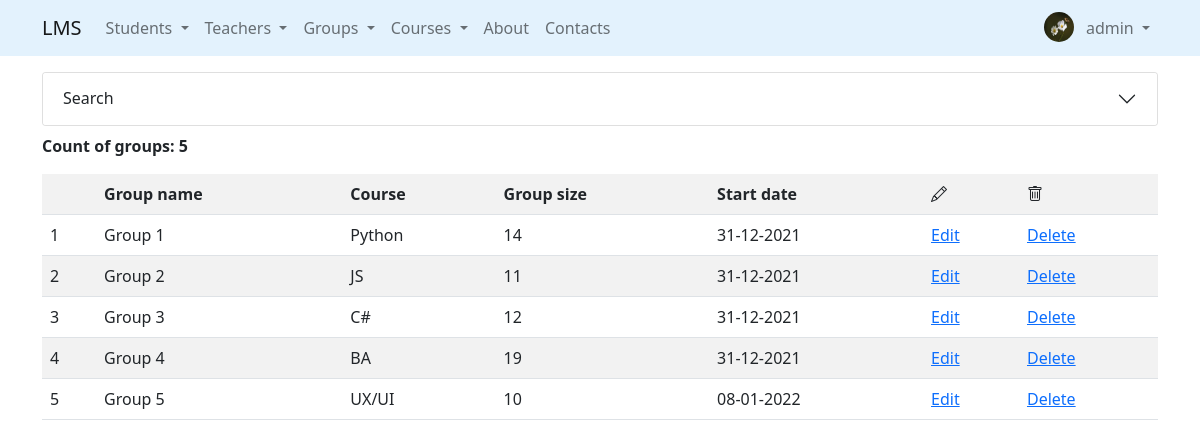
Page /groups/ (signed in) on the committed database.
### accounts/models.py (models this page shows, shortened)
class Profile(models.Model):
    user = models.OneToOneField(to=User, on_delete=models.CASCADE, related_name='profile')
    birthday = models.DateField(null=True, blank=True)
    city = models.CharField(max_length=50, null=True, blank=True)
    avatar = models.ImageField(null=True, blank=True, default='default.png', upload_to='avatars/')

### groups/models.py (models this page shows, shortened)
class Group(models.Model):
    group_name = models.CharField(
        max_length=100,
        validators=[MinLengthValidator(2)]
    )
    course = models.OneToOneField(
        'courses.Course',
        on_delete=models.SET_NULL,
        null=True,
        related_name='course'
    )
    group_size = models.IntegerField()
    start_date = models.DateField(default=datetime.date.today)
    headman = models.OneToOneField(
        'students.Students',
        on_delete=models.SET_NULL,
        null=True,
        related_name='headman_group'
    )
    teachers_gr = models.ManyToManyField(
        to='teachers.Teacher',
        related_name='groups'
    )

### courses/models.py (models this page shows)
class Course(models.Model):
    name = models.CharField(
        max_length=100,
        validators=[MinLengthValidator(2)]
    )
    max_group_size = models.IntegerField()
    price = models.IntegerField()
    num_of_lessons = models.IntegerField()
    def __str__(self):
        return f'{self.name}'

### groups/views.py (the view)
# urls.py: path('', GroupListView.as_view(), name='list'),
class GroupListView(ListView):
    model = Group
    template_name = 'groups/list.html'
    def get_queryset(self):
        filter_groups = GroupsFilter(
            data=self.request.GET,
            queryset=self.model.objects.all().select_related('course'))
        return filter_groups

### core/context_processors.py (called while the page is built)
def get_params(request):
    params = request.GET
    if 'page' in params:
        params = copy(params)
        del params['page']
    return {'get_params': f'&{params.urlencode()}' if params else ''}

### groups/templates/groups/list.html (shortened to what this page needs)
{% extends 'base.html' %}
{% load crispy_forms_tags %}
{% block content %}
    <div class="accordion" id="accordionExample">
        <div class="accordion-item">
            <h2 class="accordion-header" id="headingOne">
                <button class="accordion-button collapsed" type="button"
                        data-bs-toggle="collapse" data-bs-target="#collapseOne"
                        aria-expanded="true" aria-controls="collapseOne">
            Search
                </button>
            </h2>
        </div>
    </div>
    <p class="mt-2"><strong>Count of groups: {{ object_list.qs.count }}</strong></p>
    <table class="table table-striped table-hover">
        <tr>
            <th></th>
            <th>Group name</th>
            <th>Course</th>
            <th>Group size</th>
            <th>Start date</th>
            {% if user.is_authenticated %}
                <th><i class="bi bi-pencil"></i></th>
                <th><i class="bi bi-trash"></i></th>
            {% endif %}
        </tr>
    {% for group in object_list.qs %}
        <tr>
            <td>{{ forloop.counter }}</td>
            <td>{{ group.group_name }}</td>
            <td>{{ group.course }}</td>
            <td>{{ group.group_size }}</td>
            <td>{{ group.start_date }}</td>
            {% if user.is_authenticated %}
                <td><a href="{% url 'groups:update' group.id %}">Edit</a></td>
                <td><a href="{% url 'groups:delete' group.id %}">Delete</a></td>
            {% endif %}
        </tr>
    {% endfor %}
    </table>
{% endblock %}

### templates/includes/navbar.html (shortened to what this page needs)
<nav class="navbar fixed-top navbar-expand-lg navbar-light"
     style="background-color: #e3f2fd;">
    <div class="container">
        <a class="navbar-brand" href="{% url 'index' %}">LMS</a>
        <div class="collapse navbar-collapse" id="navbarSupportedContent">
            <ul class="navbar-nav me-auto mb-2 mb-lg-0">
                {% if user.is_authenticated %}
                <li class="nav-item dropdown">
                    <a class="nav-link dropdown-toggle" href="#" id="navbarDropdown" role="button"
                       data-bs-toggle="dropdown"
                       aria-expanded="false">
                        Students
                    </a>
                </li>
                <li class="nav-item dropdown">
                    <a class="nav-link dropdown-toggle" href="#" id="navbarDropdown" role="button"
                       data-bs-toggle="dropdown"
                       aria-expanded="false">
                        Teachers
                    </a>
                </li>
                <li class="nav-item dropdown">
                    <a class="nav-link dropdown-toggle" href="#" id="navbarDropdown" role="button"
                       data-bs-toggle="dropdown"
                       aria-expanded="false">
                        Groups
                    </a>
                </li>
                <li class="nav-item dropdown">
                    <a class="nav-link dropdown-toggle" href="#" id="navbarDropdown" role="button"
                       data-bs-toggle="dropdown"
                       aria-expanded="false">
                        Courses
                    </a>
                </li>
                <li class="nav-item">
                    <a class="nav-link" href="/about">About</a>
                </li>
                <li class="nav-item">
                    <a class="nav-link" href="/contacts">Contacts</a>
                </li>
                {% endif %}
            </ul>
            <div class="d-flex">
                <ul class="navbar-nav me-auto mb-2 mb-lg-0">
                    {% if user.is_authenticated %}
                    <li class="nav-item">
                          <img class="rounded-circle m-1" src="{{ user.profile.avatar.url }}" width="30" height="30" alt="Avatar">
                    </li>
                    {% endif %}
                    <li class="nav-item dropdown">
                        <a class="nav-link dropdown-toggle" href="#" id="navbarDropdown" role="button"
                           data-bs-toggle="dropdown"
                           aria-expanded="false">
                            {% if user.is_authenticated %}
                            {{ user.username }}
                            {% else %}
                            Account
                            {% endif %}
                        </a>
                    </li>
                </ul>
            </div>
        </div>
    </div>
</nav>

### rows in the picture
Group: group_name "Group 1", course "Python", group_size "14", start_date "31-12-2021"
Group: group_name "Group 2", course "JS", group_size "11", start_date "31-12-2021"
Group: group_name "Group 3", course "C#", group_size "12", start_date "31-12-2021"
Group: group_name "Group 4", course "BA", group_size "19", start_date "31-12-2021"
Group: group_name "Group 5", course "UX/UI", group_size "10", start_date "08-01-2022"

### other values in the picture
{{ user.username }} "admin"
{{ object_list.qs.count }} "5"
